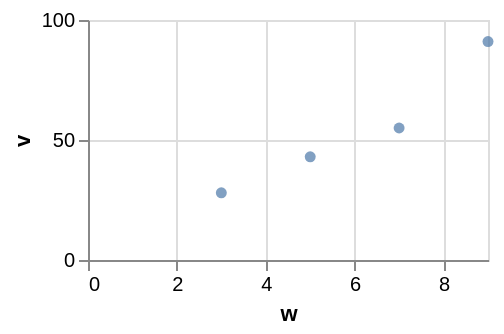

The Vega-Lite source for this figure:
### Vega-Lite specification from a JSON file in a GitHub repository (floating-point values rounded to 4 significant figures)
{"$schema": "https://vega.github.io/schema/vega-lite/v6.json", "width": 200, "height": 120, "data": {"values": [{"c": "alpha", "v": 28, "w": 3, "t": "2024-01-07"}, {"c": "beta", "v": 55, "w": 7, "t": "2024-03-19"}, {"c": "gamma", "v": 43, "w": 5, "t": "2024-06-02"}, {"c": "delta", "v": 91, "w": 9, "t": "2024-09-11"}]}, "mark": {"type": "circle", "strokeOffset": 0}, "encoding": {"x": {"field": "w", "type": "quantitative"}, "y": {"field": "v", "type": "quantitative"}}}
